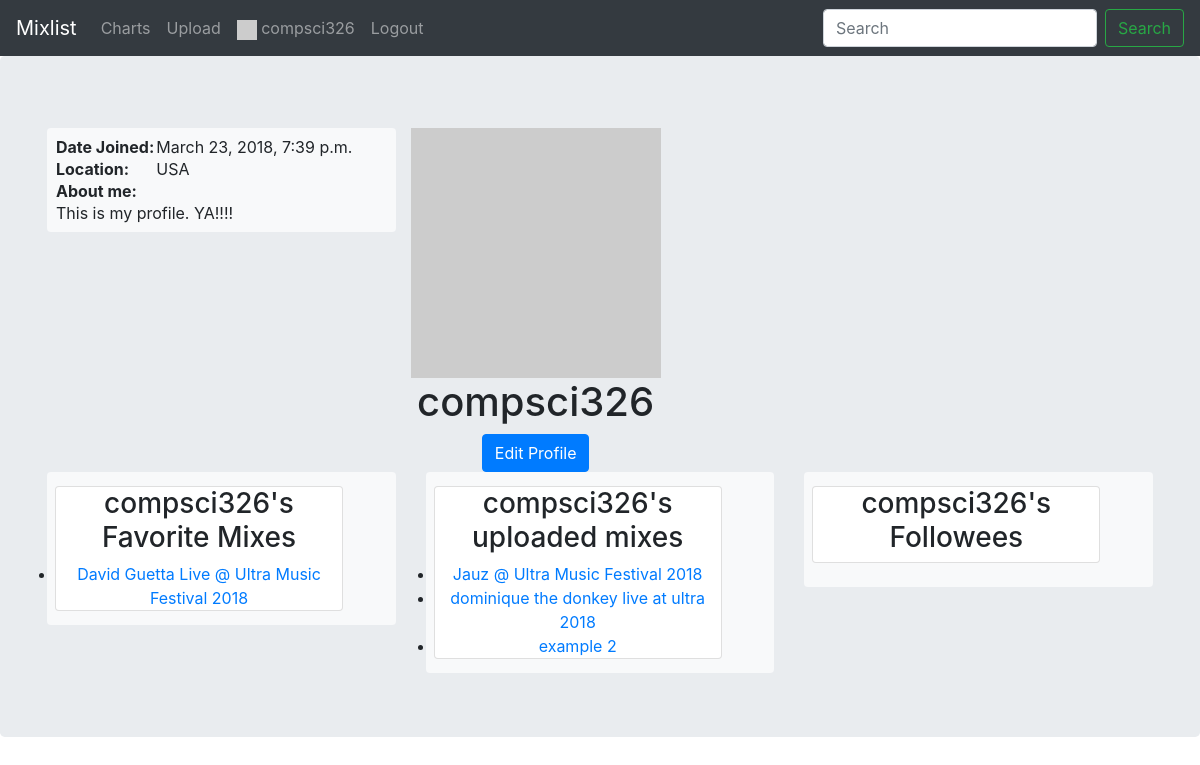
The page /profile/1 (signed in) on the database as committed earlier.
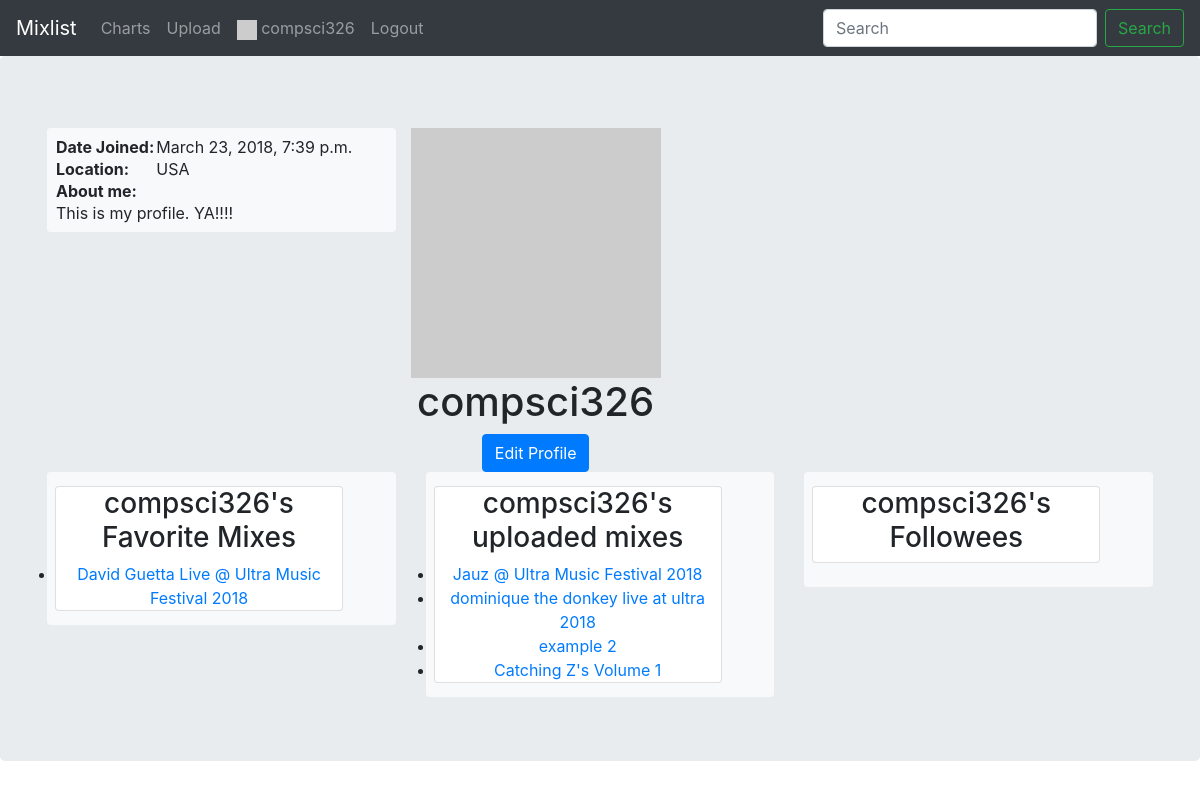
The same page on the database as committed later.
### mixlist/models.py (models this page shows, shortened)
class Profile(models.Model):
    user = models.OneToOneField(User, on_delete=models.CASCADE)
    profile_image = models.FileField(blank=True, null=True)
    location = models.CharField(max_length = 25, blank=True, null=True)
    about_me = models.TextField(blank=True, null=True)
    favorites = models.ManyToManyField('Mix', blank=True)
    recentPlayed = models.ManyToManyField('Mix',blank=True,related_name='listeners')

class Mix(models.Model):
    audio_file = models.FileField() # TODO: Pass in a storage param
    title = models.CharField(max_length=80)
    artist = models.CharField(max_length=80, blank=True, null=True)
    image = models.FileField(blank=True, null=True)
    slug = models.SlugField() # title_of_song_with_underscores_as_spaces
    uploader = models.ForeignKey(Profile, on_delete=models.CASCADE, related_name="mixes")
    length = models.DurationField()
    upload_date = models.DateTimeField(auto_now_add=True)
    description = models.CharField(max_length=1000, blank=True, null=True)
    like_count = models.IntegerField(default=0)
    play_count = models.IntegerField(default=0)
    playlist = models.ManyToManyField('Track', through='PlaylistMembership')
    def get_absolute_url(self):
        return reverse('mix-detail', args=[str(self.slug)])

### mixlist/views.py (the view)
# urls.py: path('profile/<int:pk>', ProfileView.as_view(), name='profile'),
class ProfileView(generic.DetailView):
    model = Profile
    template_name = 'profile_template.html'
    def get_context_data(self, **kwargs):
        context = super(ProfileView, self).get_context_data(**kwargs)
        context['follows'] = Follows.objects.filter(owner__user=self.kwargs['pk'])
        bfollows = []
        for rel in Follows.objects.filter(follows__user=self.kwargs['pk']):
            bfollows.append(rel.owner)
        context['bfollows'] = bfollows
        context['mixs'] = Mix.objects.filter(uploader__user=self.kwargs['pk'])
        return context

### mixlist/templates/profile_template.html (shortened to what this page needs)
{% extends "base_generic.html" %}
{% load static %}
{% block css %}<link rel="stylesheet" type="text/css" href="{% static 'mixlist/profile.css' %}" />{% endblock %}
{% block content %}
<div class="jumbotron">
<div class="container">
	<div class="row">
		<div class="col-lg-12 mt-2">
			<div class="jumbotron2">
				<div class="row">
					<div class="col-lg-4">
						<div class="bg-light p-2 rounded">
							<table>
								<tr>
									<td><b>Date Joined:</b></td>
									<td>{{ profile.user.date_joined }}</td>
								</tr>
								<tr>
									<td><b>Location:</b></td>
									<td>{{ profile.location }}
									</tr>
									<tr>
										<td><b>About me:</b></td>
									</tr>
									<tr>
										<td colspan=2 style="word-wrap: break-word">{{ profile.about_me }}</td>
									</tr>
								</table>
							</div>
						</div>
						<div>
							{% if profile.profile_image %}
							<img src="{{ profile.profile_image.url }}" height="250" width="250">
							{% else %}
							<img src="http://via.placeholder.com/250x250">
							{% endif %}
							<h1 id="username">{{ profile.user.username }}</h1>
							{% if user.is_authenticated %}
								{% if user.profile == profile %}
									<a href="{% url 'edit-profile' %}" class="btn btn-primary">Edit Profile</a>
								{% elif user.profile in bfollows %}
									<a href="{% url 'unfollow' profile.id %}" class="btn btn-secondary">Unfollow</a>
								{% else %}
									<a href="{% url 'follow' profile.id %}" class="btn btn-primary">Follow</a>
								{% endif %}
							{% endif %}
						</div>
					</div>
				</div>
<div class="row">
	<div class="col-lg-4">
		<div class="bg-light p-2 rounded">
			<div class="card" style="width: 18rem;">
				<h3>{{ profile.user.username }}'s Favorite Mixes</h3>
				<ul class="list-group list-group-flush">
					{% for mix in profile.favorites.all %}
					<li><a href="{{mix.get_absolute_url}}">{{ mix.title }}</a></li>
					{% endfor %}
				</ul>
			</div>
		</div>
	</div>
	<div class="col-lg-4">
		<div class="bg-light p-2 rounded">
			<div class="card" style="width: 18rem;">
				<h3>{{ profile.user.username }}'s uploaded mixes</h3>
				<ul class="list-group list-group-flush">
					{% for mix in mixs %}
					<li><a href="{{mix.get_absolute_url}}">{{ mix.title }}</a></li>
					{% endfor %}
				</ul>
			</div>
		</div>
	</div>
	<div class="col-lg-4">
		<div class="bg-light p-2 rounded">
			<div class="card" style="width: 18rem;">
				<h3>{{ profile.user.username }}'s Followees</h3>
			</div>
		</div>
	</div>
</div>
</div>
{% endblock %}

### mixlist/templates/base_generic.html (shortened to what this page needs)
{% load static %}
<html>
    <head>
        <link rel="stylesheet" href="https://maxcdn.bootstrapcdn.com/bootstrap/4.0.0/css/bootstrap.min.css">
        <link rel="stylesheet" type="text/css" href="{% static 'mixlist/site.css' %}" />
        {% block css %}{% endblock %}
    </head>
    <body>
        {% block navbar %}
        <nav class="navbar navbar-expand-md navbar-dark fixed-top bg-dark">
            <a class="navbar-brand" href="{% url 'main-page' %}">Mixlist</a>
            <div class="collapse navbar-collapse" id="navbarCollapse">
                <ul class="navbar-nav mr-auto">
                <li class="nav-item">
                    <a class="nav-link" href="{% url 'view-charts' %}">Charts</a>
                </li>
				<li class="nav-item">
                    <a class="nav-link" href="{% url 'upload-mix' %}">Upload</a>
                </li>
                {% if user.is_authenticated %}
                    <li class="nav-item">
                        <a class="nav-link" href="{% url 'profile' user.pk %}">
                            {% if user.profile.profile_image %}
                                <img src="{{ user.profile.profile_image.url }}" height=20 width=20>
                            {% else %}
                                <img src="http://via.placeholder.com/20x20">
                            {% endif %}
                            {{ user.get_username }}
                        </a>
                    </li>
                    <li class="nav-item">
                        <a class="nav-link" href="{% url 'logout'%}?next={{request.path}}">Logout</a>
                    </li>
                {% endif %}
                </ul>
				<form class="form-inline my-2 my-lg-0" method="GET" action="{% url 'Search' %}">
					<input class="form-control mr-sm-2" type="search" name="inputQuery" placeholder="Search" aria-label="Search">
					<button class="btn btn-outline-success my-2 my-sm-0" type="submit">Search</button>
				</form>
            </div>
        </nav>
        {% endblock %}
        {% block content %}
        {% endblock %}
    </body>
</html>

### mixlist/static/mixlist/site.css (style rules this page uses)
body { padding-top: 56px; }
.card { margin-top: 6px; margin-bottom: 6px; }

### mixlist/static/mixlist/profile.css (style rules this page uses)
div { text-align: center; }

Rows that differ between the two databases and show on the page:
added Mix: title "Catching Z's Volume 1", shown under "compsci326's uploaded mixes"
